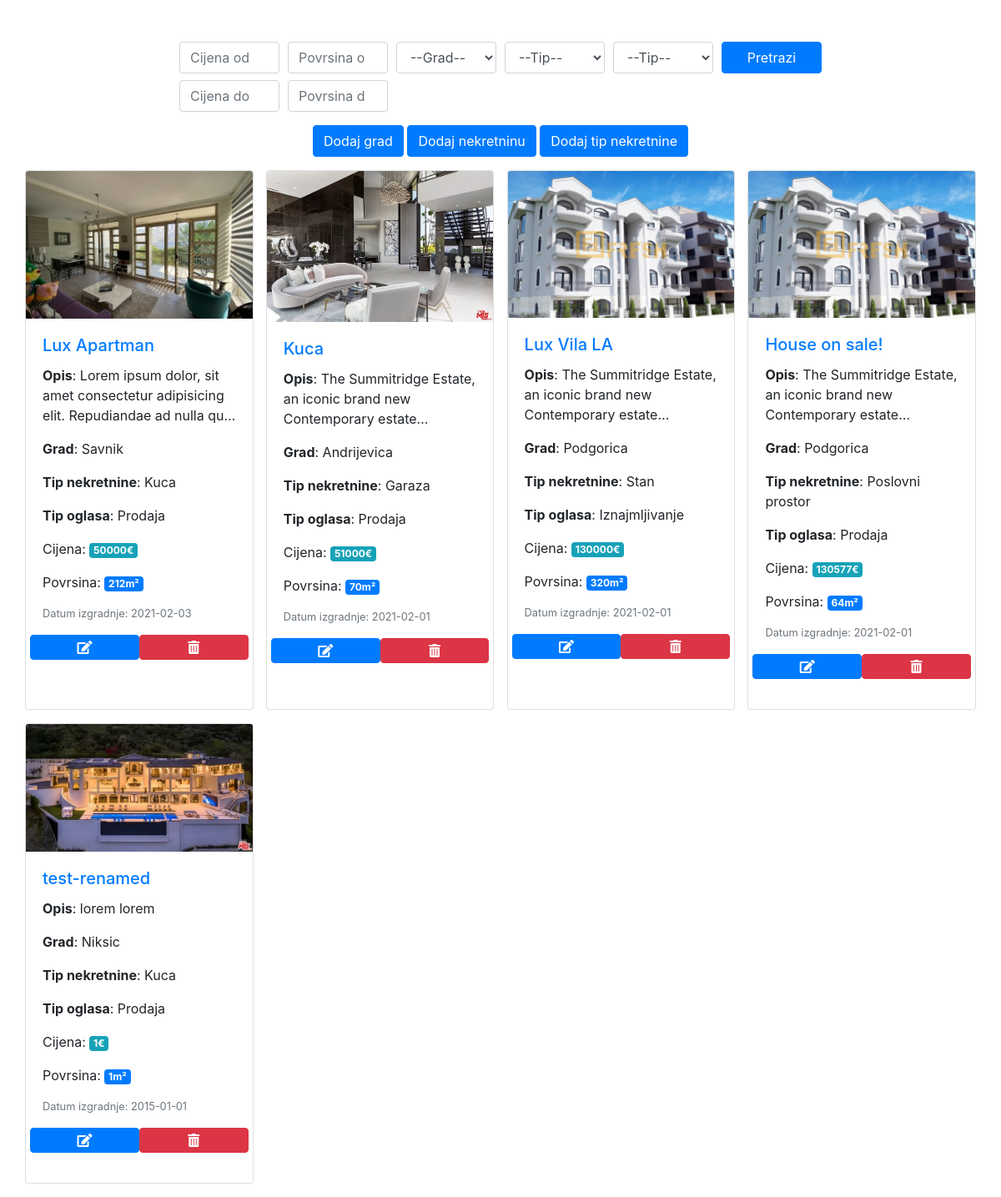
The page / on the database its author committed.
### tables this page shows
CREATE TABLE `fotografije` (
  `id_fotografije` int(11) NOT NULL,
  `slika` varchar(255) DEFAULT NULL,
  `id_nekretnina` int(11) DEFAULT NULL
);

CREATE TABLE `nekretnina` (
  `id_nekretnina` int(11) NOT NULL,
  `naziv` varchar(255) NOT NULL,
  `cijena` float NOT NULL,
  `povrsina` float NOT NULL,
  `stats` tinyint(1) DEFAULT NULL,
  `opis` text DEFAULT NULL,
  `godina_izgradnje` date NOT NULL,
  `datum_prodaje` date DEFAULT NULL,
  `id_grad` int(11) NOT NULL,
  `id_tip_nekretnine` int(11) NOT NULL,
  `id_tip_oglasa` int(11) NOT NULL
);

CREATE TABLE `grad` (
  `id_grad` int(11) NOT NULL,
  `grad` varchar(255) NOT NULL
);

CREATE TABLE `tip_nekretnine` (
  `id_tip_nekretnine` int(11) NOT NULL,
  `tip_nekretnine` varchar(255) NOT NULL
);

CREATE TABLE `tip_oglasa` (
  `id_tip_oglasa` int(11) NOT NULL,
  `tip_oglasa` varchar(255) DEFAULT NULL
);

### functions.php (called while the page is built, shortened)
<?php
function getByID($pdo, $table, $wfield, $uslov, $value)
{
    $stmt = $pdo->prepare("SELECT $wfield FROM $table WHERE $uslov = $value ");
    $stmt->execute();
    while ($result = $stmt->fetch(PDO::FETCH_ASSOC)) {
        return $result["$wfield"];
    }
}

### index.php (the view, shortened to what this page needs)
<?php
include './db.php';
include './functions.php';
$query = "SELECT * FROM fotografije RIGHT JOIN nekretnina ON nekretnina.id_nekretnina = fotografije.id_nekretnina WHERE 1=1";
$dodatni_uslovi = "";
$stmt = $pdo->prepare($query . $dodatni_uslovi . " GROUP BY fotografije.id_nekretnina");
$stmt->execute();
$results = $stmt->fetchAll(PDO::FETCH_ASSOC);
?>
<html>
<head>
    <link rel="stylesheet" href="https://stackpath.bootstrapcdn.com/bootstrap/4.5.2/css/bootstrap.min.css">
    <link rel="stylesheet" href="https://pro.fontawesome.com/releases/v5.10.0/css/all.css" />
    <link rel="stylesheet" href="css/style.css">
</head>
<body>
    <form class='col-8 offset-2 search-form' action='index.php' method='POST'>
        <div class='form-row'>
            <div class='col'>
                <input type='number' class='form-control mb-2' value="<?= $cOd ?>" placeholder='Cijena od' name='cOd'>
                <input type='number' class='form-control' value="<?= $cDo ?>" placeholder='Cijena do' name='cDo'>
            </div>
            <div class='col'>
                <input type='number' class='form-control mb-2' value="<?= $pOd ?>" placeholder='Povrsina od' name='pOd'>
                <input type='number' class='form-control' value="<?= $pDo ?>" placeholder='Povrsina do' name='pDo'>
            </div>
            <div class='col'>
                <select name='gradId' class="form-control">
                    <option value='0'>--Grad--</option>" .
                </select>
            </div>
            <div class='col'>
                <select name='tipId' class="form-control">"
                    <option value='0'>--Tip--</option> .
                </select>
            </div>
            <div class='col'>
                <select name='idNk' class="form-control">"
                    <option value='0'>--Tip--</option> .
                </select>
            </div>
            <div class='col'>
                <button class='btn btn-primary' type='submit'>Pretrazi</button>
            </div>
        </div>
    </form>
    <div class="container text-center mb-3">
        <a class="btn btn-primary" href="./new_city.php">Dodaj grad</a>
        <a class="btn btn-primary" href="./new_nekretnina.php">Dodaj nekretninu</a>
        <a class="btn btn-primary" href="./new_type.php">Dodaj tip nekretnine</a>
    </div>
    <div class='container'>
        <div class='card-deck'>
            <?php
            foreach ($results as $result) {
                echo "<div class='card'>
                        <img class='card-img-top' src='pages/" . $result['slika'] . "' alt='Card image cap'>
                        <div class='card-body'>
                        <a href='single.php?id=" . $result['id_nekretnina'] . "'><h5 class='card-title' id='naziv'>" . $result['naziv'] . "</h5></a>
                            <p class='card-text opis'><b>Opis</b>: " . $result['opis'] . "</p>
                            <p class='card-text opis'><b>Grad</b>: " . getByID($pdo, "grad", "grad", "id_grad", $result['id_grad']) .  "</p>
                            <p class='card-text opis'><b>Tip nekretnine</b>: " . getByID($pdo, "tip_nekretnine", "tip_nekretnine", "id_tip_nekretnine", $result['id_tip_nekretnine']) .  "</p>
                            <p class='card-text opis'><b>Tip oglasa</b>: " . getByID($pdo, "tip_oglasa", "tip_oglasa", "id_tip_oglasa", $result['id_tip_oglasa']) .  "</p>
                            <p class='card-text'>Cijena: <span class='badge badge-info'>" . $result['cijena'] . "€</span> </p>
                            <p class='card-text'>Povrsina: <span class='badge badge-primary'>" . $result['povrsina'] . "m²</span> </p>
                            <p class='card-text'><small class='text-muted'>Datum izgradnje: " . $result['godina_izgradnje'] . "</small></p>
                            <p class='card-text text-center'>
                               <div class='row'>
                                   <a class='btn btn-primary col-md-6' href='edit.php?id=" . $result['id_nekretnina'] . "'><i class='fas fa-edit'></i> </a>
                                   <a class='btn btn-danger col-md-6' href='delete.php?id=" . $result['id_nekretnina'] . "'><i class='fas fa-trash-alt'></i></a>
                               </div>
                           </p>
                        </div>
               </div>";
            }
            ?>
        </div>
</body>
</html>

### css/style.css (style rules this page uses)
body { padding-top: 50px; }
a { cursor: pointer; }
a:link { text-decoration: none; cursor: pointer; }
#naziv { cursor: pointer; }
.opis { display: -webkit-box; -webkit-line-clamp: 3; -webkit-box-orient: vertical; overflow: hidden; text-overflow: ellipsis; }
.card-deck { margin: 0 -15px; justify-content: space-between; }
.card-deck .card { margin: 0 0 1rem; }
@media (min-width: 992px) { .card-deck .card { -ms-flex: 0 0 24%; flex: 0 0 24%; } }
@media (min-width: 992px) { .col > button { width: 100%; } }
.search-form { display: flex; flex-wrap: wrap; }
.col { min-width: 130px; max-width: 200px; }

### rows shown on the page
fotografije: slika (picture), id_nekretnina.naziv "Lux Apartman", id_nekretnina.opis "Lorem ipsum dolor, sit amet consectetur adipisicing elit. Repudiandae ad nulla…", id_nekretnina.grad "Savnik", id_nekretnina.tip_nekretnine "Kuca", id_nekretnina.tip_oglasa "Prodaja", id_nekretnina.cijena "50000", id_nekretnina.povrsina "212", id_nekretnina.godina_izgradnje "2021-02-03"
fotografije: slika (picture), id_nekretnina.naziv "Kuca", id_nekretnina.opis "The Summitridge Estate, an iconic brand new Contemporary…", id_nekretnina.grad "Andrijevica", id_nekretnina.tip_nekretnine "Garaza", id_nekretnina.tip_oglasa "Prodaja", id_nekretnina.cijena "51000", id_nekretnina.povrsina "70", id_nekretnina.godina_izgradnje "2021-02-01"
fotografije: slika (picture), id_nekretnina.naziv "Lux Vila LA", id_nekretnina.opis "The Summitridge Estate, an iconic brand new Contemporary…", id_nekretnina.grad "Podgorica", id_nekretnina.tip_nekretnine "Stan", id_nekretnina.tip_oglasa "Iznajmljivanje", id_nekretnina.cijena "130000", id_nekretnina.povrsina "320", id_nekretnina.godina_izgradnje "2021-02-01"
fotografije: slika (picture), id_nekretnina.naziv "House on sale!", id_nekretnina.opis "The Summitridge Estate, an iconic brand new Contemporary…", id_nekretnina.grad "Podgorica", id_nekretnina.tip_nekretnine "Poslovni prostor", id_nekretnina.tip_oglasa "Prodaja", id_nekretnina.cijena "130577", id_nekretnina.povrsina "64", id_nekretnina.godina_izgradnje "2021-02-01"
fotografije: slika (picture), id_nekretnina.naziv "test-renamed", id_nekretnina.opis "lorem lorem", id_nekretnina.grad "Niksic", id_nekretnina.tip_nekretnine "Kuca", id_nekretnina.tip_oglasa "Prodaja", id_nekretnina.cijena "1", id_nekretnina.povrsina "1", id_nekretnina.godina_izgradnje "2015-01-01"
